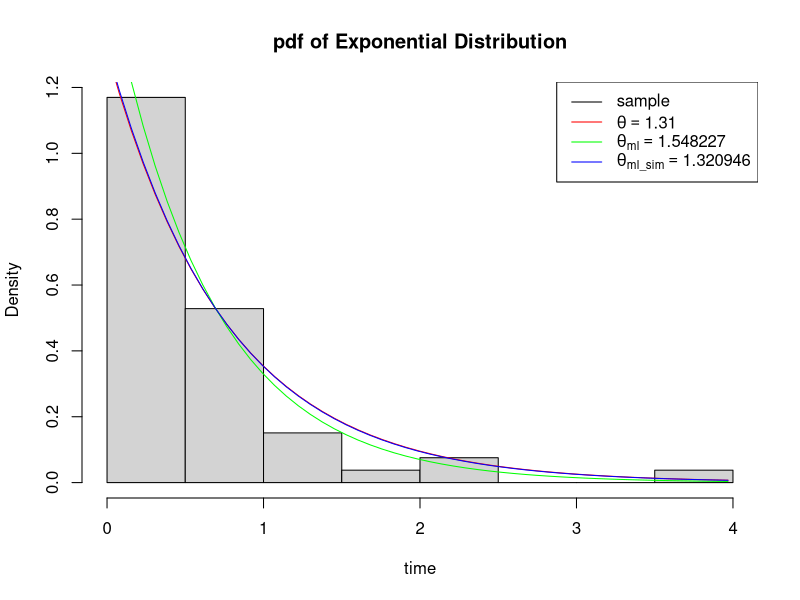
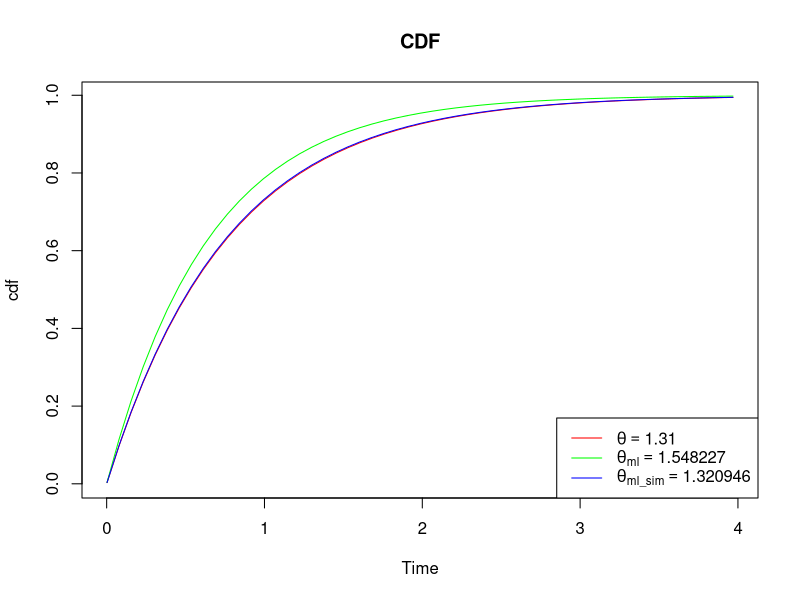
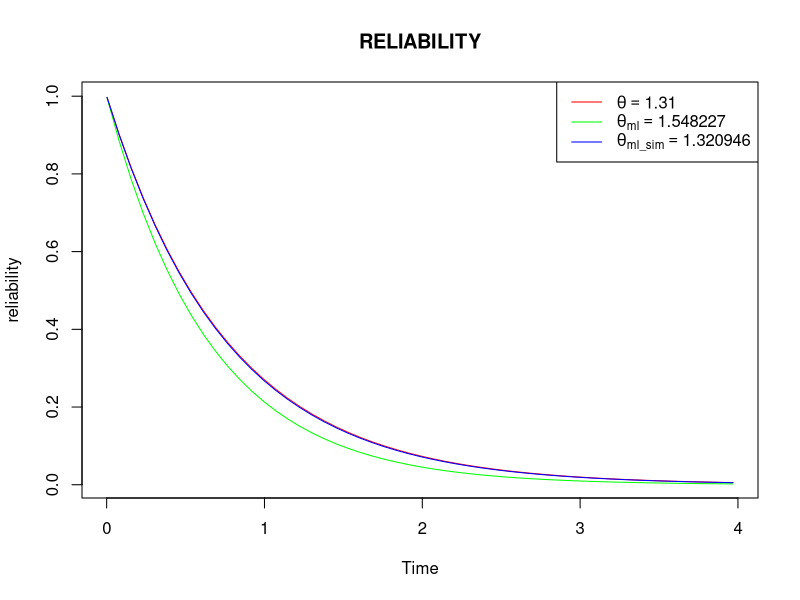
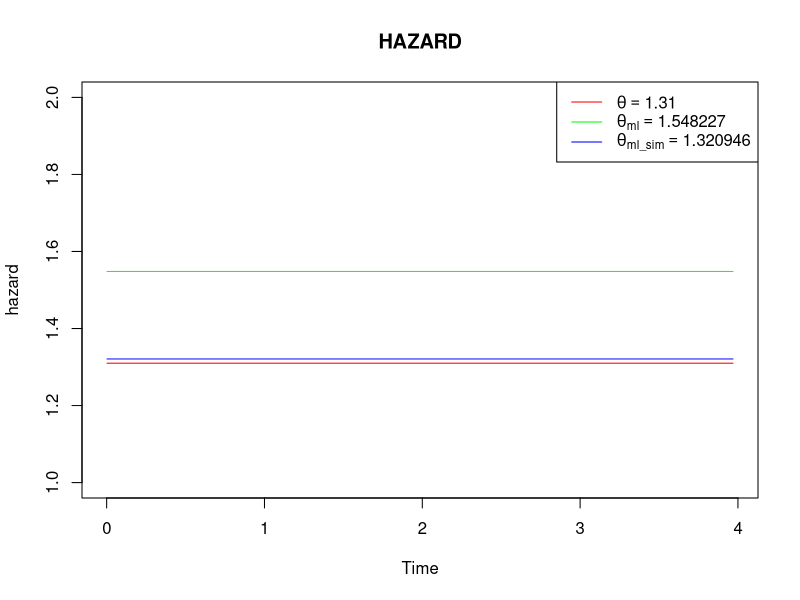
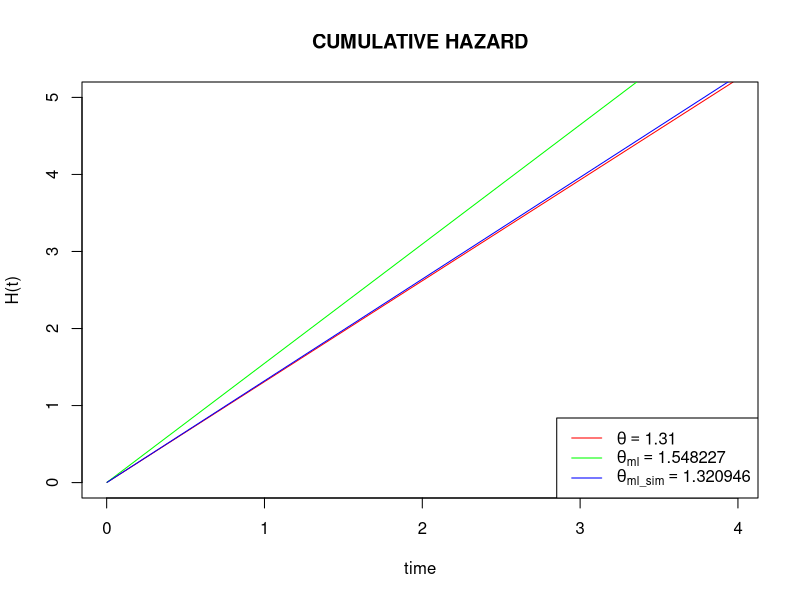

Source code (R) for these figures, in order:
n<-53
theta1<-1.31
p_cal<-0.05
x<-rexp(n,theta1);x
theta_ml<-1/mean(x);theta_ml
###testing for exponential population
###H0:the generated sample is from exponential population
ks.t<-ks.test(x,"pexp",theta_ml)$p.value;ks.t
if(ks.t<p_cal){
print("rejectH0")
}else{
print("cannot reject H0")
}
hist(x,prob=T,main="pdf of Exponential Distribution",xlab="time")
summary(x)
samp<-seq(min(x),max(x),length=n);samp
lines(samp,dexp(samp,theta1),col="red")
lines(samp,dexp(samp,theta_ml),col="green")

#SIMULATION
reject<-c()
theta_sim<-c()
m<-100
for(i in 1:m){
y<-rexp(m,theta1);y
th_ml<-1/mean(y)
theta_sim[i]<-th_ml
p_sim<-ks.test(y,"pexp",th_ml)$p.value;p_sim
if(p_sim<p_cal){
reject[i]<-0
}else{
reject[i]<-1
}
}
prob<-length(reject[reject=1])/m;prob
theta_ml_sim<-mean(theta_sim);theta_ml_sim
lines(samp,dexp(samp,theta_ml_sim),col="blue")
legend("topright",c(expression("sample"),eval(substitute(expression(theta==theta1),list(theta1=theta1)))
,eval(substitute(expression(theta[ml]==theta_ml),list(theta_ml=theta_ml)))
,eval(substitute(expression(theta[ml_sim]==theta_ml_sim),list(theta_ml_sim=theta_ml_sim)))),
col=c("black","red","green","blue"),lty=1)


###SURVIVAL CHARACTERISTICS
###PDF
pdf_1<-dexp(samp,theta1);pdf_1
pdf_2<-dexp(samp,theta_ml);pdf_2
pdf_3<-dexp(samp,theta_ml_sim);pdf_3

###CDF
cdf_1<-pexp(samp,theta1);cdf_1
cdf_2<-pexp(samp,theta_ml);cdf_2
cdf_3<-pexp(samp,theta_ml_sim);cdf_3

plot(samp,cdf_1,type="l",col="red",main="CDF",xlab="Time",ylab="cdf")
lines(samp,cdf_2,col="green")
lines(samp,cdf_3,col="blue")
legend("bottomright",c(eval(substitute(expression(theta==theta1),list(theta1=theta1)))
,eval(substitute(expression(theta[ml]==theta_ml),list(theta_ml=theta_ml)))
,eval(substitute(expression(theta[ml_sim]==theta_ml_sim),list(theta_ml_sim=theta_ml_sim)))),
col=c("red","green","blue"),lty=1)


#RELIABILITY
r1<-(1-cdf_1);r1
r2<-(1-cdf_2);r2
r3<-(1-cdf_3);r3

plot(samp,r1,type="l",col="red",main="RELIABILITY",xlab="Time",ylab="reliability")
lines(samp,r2,col="green")
lines(samp,r3,col="blue")
legend("topright",c(eval(substitute(expression(theta==theta1),list(theta1=theta1)))
,eval(substitute(expression(theta[ml]==theta_ml),list(theta_ml=theta_ml)))
,eval(substitute(expression(theta[ml_sim]==theta_ml_sim),list(theta_ml_sim=theta_ml_sim)))),
col=c("red","green","blue"),lty=1)

#HAZARD
h1<-pdf_1/r1;h1
h2<-pdf_2/r2;h2
h3<-pdf_3/r3;h3

plot(samp,h1,type="l",col="red",main="HAZARD",xlab="Time",ylab="hazard",ylim=c(1,2))
lines(samp,h2,col="green")
lines(samp,h3,col="blue")
legend("topright",c(eval(substitute(expression(theta==theta1),list(theta1=theta1)))
,eval(substitute(expression(theta[ml]==theta_ml),list(theta_ml=theta_ml)))
,eval(substitute(expression(theta[ml_sim]==theta_ml_sim),list(theta_ml_sim=theta_ml_sim)))),
col=c("red","green","blue"),lty=1)


#  CUMMULATIVE HAZARD
H1<--log(r1);H1
H2<--log(r2);H2
H3<--log(r3);H3

plot(samp,H1,type="l",col="red",main="CUMULATIVE HAZARD",xlab="time",ylab="H(t)",ylim=c(0,5))
lines(samp,H2,col="green")
lines(samp,H3,col="blue")
legend("bottomright",c(eval(substitute(expression(theta==theta1),list(theta1=theta1)))
,eval(substitute(expression(theta[ml]==theta_ml),list(theta_ml=theta_ml)))
,eval(substitute(expression(theta[ml_sim]==theta_ml_sim),list(theta_ml_sim=theta_ml_sim)))),
col=c("red","green","blue"),lty=1)